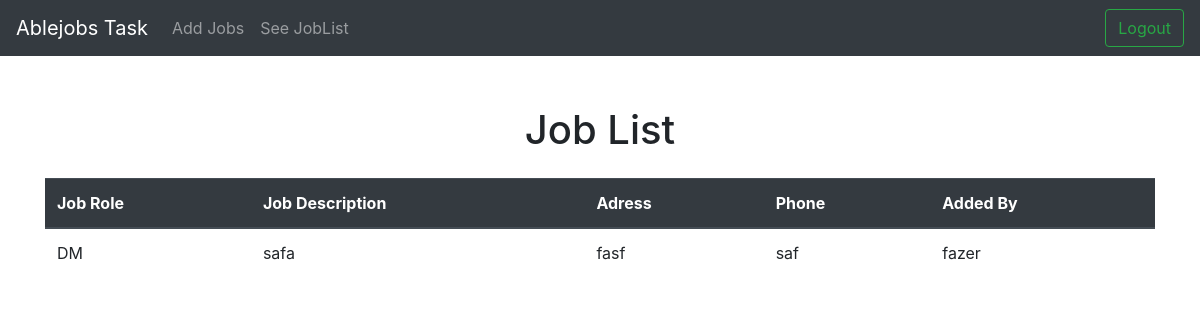
The page /joblist/ (signed in) on the database as committed earlier.
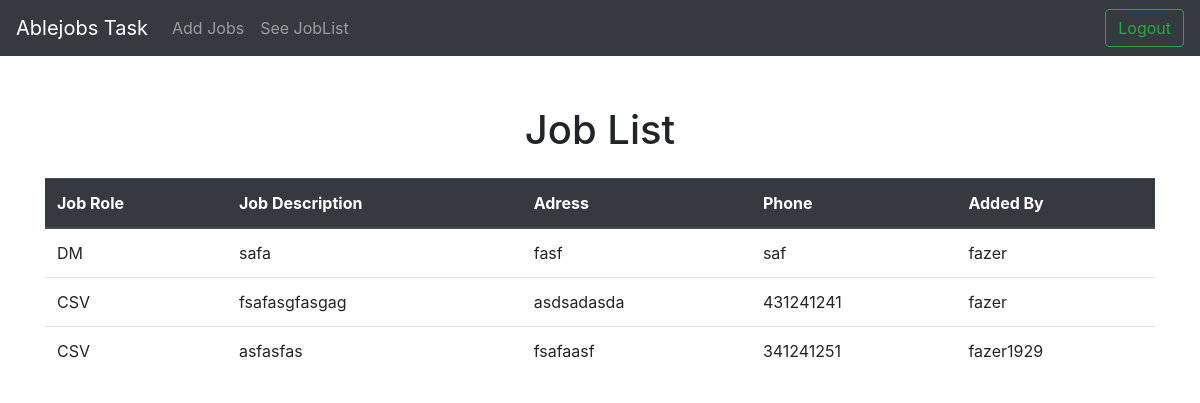
The same page on the database as committed later.
### list_jobs/models.py (models this page shows)
class Job(models.Model):
    job_roles=(
        ('BDE',"Buisness Development Executive"),
        ('CSV',"Customer Support Voice"),
        ('CSN',"Customer Support Non-Voice"),
        ('IS',"Inside Sales"),
        ('FS',"Feild Sales"),
        ('CW',"Content Writing"),
        ('DM',"Digital Marketing"),
        ('OT',"Others"),
    )
    job_role = models.CharField(max_length=30,choices=job_roles)
    job_description = models.TextField()
    address = models.CharField(max_length=150)
    phone = models.CharField(max_length=12)
    owner = models.ForeignKey(to=CustomUser,on_delete=models.CASCADE)

class CustomUser(AbstractUser):
    email = models.EmailField(('email address'), unique=True)

### list_jobs/views.py (the view)
# urls.py: path('joblist/', JobListView.as_view(), name='joblist'),
class JobListView(LoginRequiredMixin ,View):
    login_url='/login'
    template_name='list_jobs/job_list.html'
    def get(self,request):
        if(request.user.is_staff):
            jobList = Job.objects.all()
            return render(request,self.template_name,{"jobList":jobList})
        else:
            return HttpResponseRedirect('/')

### templates/list_jobs/job_list.html (shortened to what this page needs)
{% extends 'base.html' %}
{% block body%}
<h1 class="text-center mb-4">Job List</h1>
<div class="container">
<table class="table ">
  <thead class="thead-dark">
    <tr>
      <th scope="col">Job Role</th>
      <th scope="col">Job Description</th>
      <th scope="col">Adress</th>
      <th scope="col">Phone</th>
      <th scope="col">Added By</th>
    </tr>
  </thead>
  <tbody>
{% for job in jobList%}
    <tr>
      <td>{{job.job_role}}</td>
      <td>{{job.job_description}}</td>
      <td>{{job.address}}</td>
      <td>{{job.phone}}</td>
      <td>{{job.owner}}</td>
    </tr>
{% endfor %}
  </tbody>
</table>
</div>
{% endblock %}

Rows that differ between the two databases and show on the page:
added Job: job_role "CSV", job_description "fsafasgfasgag", address "asdsadasda", phone "431241241", owner "fazer"
added Job: job_role "CSV", job_description "asfasfas", address "fsafaasf", phone "341241251", owner "fazer1929"
